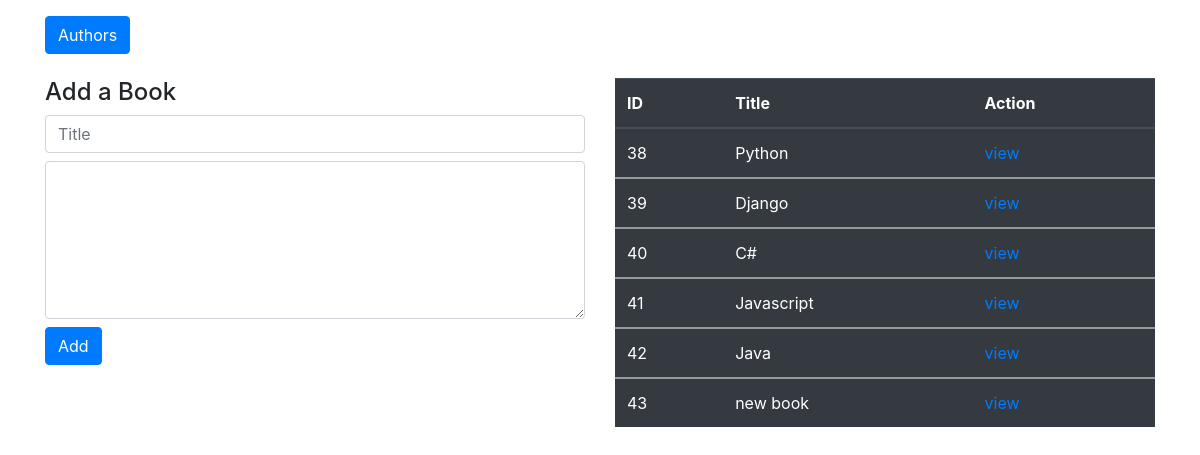
The page / on the database its author committed.
### books_authors_app/models.py (models this page shows)
class Book(models.Model):
  title = models.CharField(max_length=255)
  desc = models.TextField(default="Great Book")
  created_at = models.DateTimeField(auto_now_add=True)
  updated_at = models.DateTimeField(auto_now=True)

### books_authors_app/views.py (the view)
# urls.py: path('',views.index),
def index(request):
    context = {
      'books': Book.objects.all(),
      'authors': Author.objects.all()
    }
    return render(request, 'index.html', context)

### books_authors_app/templates/index.html (shortened to what this page needs)
<!DOCTYPE html>
<html lang="en">
<head>
  <link rel="stylesheet" href="https://stackpath.bootstrapcdn.com/bootstrap/4.5.0/css/bootstrap.min.css">
</head>
<body>
  <div class="container">
  <a href="/authors" class="btn btn-primary mt-3 mb-4">Authors</a>
  <div class="row">
  <div class="col-sm-6">
  <h4>Add a Book</h4>
  <form action="/create_books" method="POST" class="form-group">
    <input type="text" name="title" placeholder="Title" class="form-control mb-2">
    <textarea name="des" id="" cols="15" rows="6" class="form-control mb-2"></textarea>
    <button class="btn d-block btn-primary">Add</button>
  </form>
</div>
<div class="col-sm-6">
  <table class="table table-dark">
    <thead>
      <tr>
        <th>ID</th>
        <th>Title</th>
        <th>Action</th>
      </tr>
    </thead>
    {% for book in books %}
    <tbody>
      <tr>
        <td>{{book.id}}</td>
        <td>{{book.title}}</td>
        <td> <a href="{% url 'books' book.id %}">view</a></td>
      </tr>
    </tbody>
    {% endfor %}
  </table>
</div>
  </div>
  </div>
</body>
</html>

### rows shown on the page
Book: id "38", title "Python"
Book: id "39", title "Django"
Book: id "40", title "C#"
Book: id "41", title "Javascript"
Book: id "42", title "Java"
Book: id "43", title "new book"
